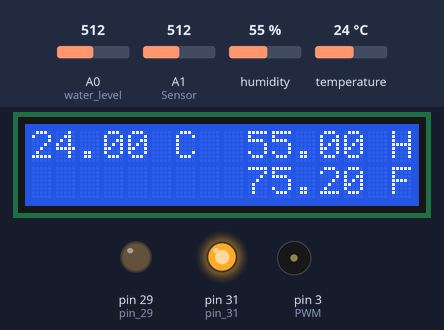
Recording of a sketch running on a simulated Arduino Mega 2560, built with avr-gcc and run on an emulated ATmega2560. Shown: 16×2 character LCD, output pins drawn as LEDs (lit = HIGH), buzzer (waves = sounding). Dashed ring = blinking. The test bench sets the inputs (shaded band); at power-on: A1 (Sensor) = 512, A0 (water_level) = 512, humidity 55 %, temperature 24 °C. What the sketch prints to the serial monitor is not drawn.

Above: at 1.2 s.
1.3 s: A1 (Sensor) set to 585
At 15.0 s:
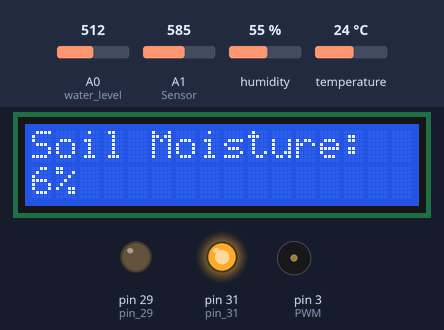
15.3 s: A1 (Sensor) set to 613
At 19.2 s:
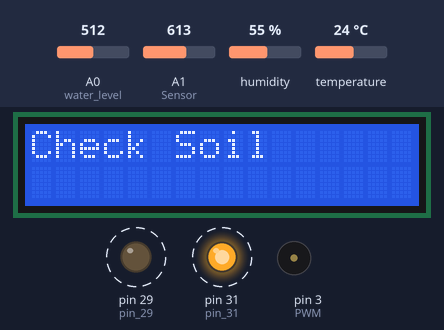
23.6 s: A0 (water_level) set to 187
At 25.4 s:
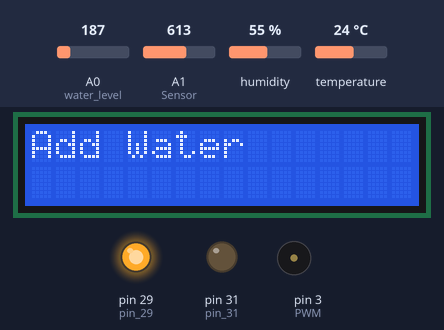
31.9 s: humidity set to 22 %
At 32.96 s:
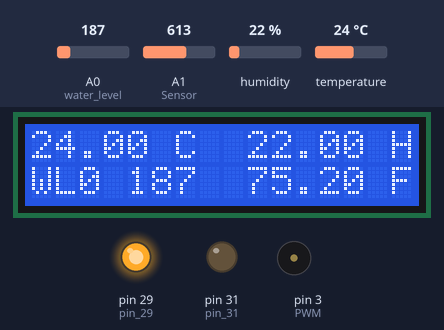
40.2 s: temperature set to 12 °C
At 40.9 s:
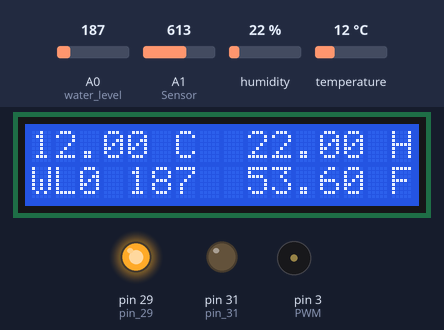
48.5 s: A0 (water_level) set to 206
At 50.62 s:
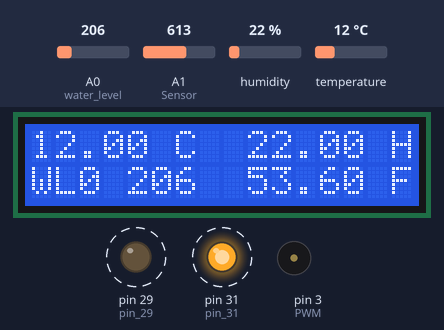
Timing chart, 0 to 57.8 s (numbered marks = the images above; inputs shaded):
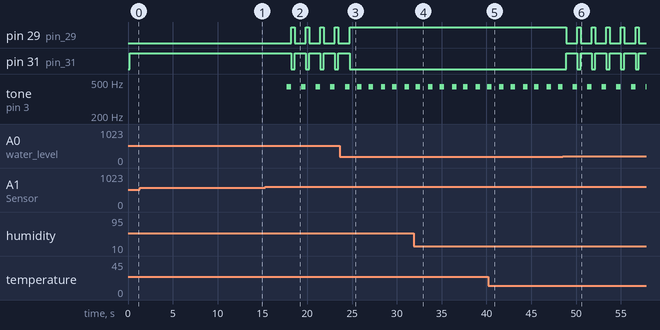

The sketch:

aquaponic_project.ino
```cpp
//soil sensor code from https://how2electronics.com/interface-capacitive-soil-moisture-sensor-arduino/ by ALEX NEWTON

const int AirValue = 600;   //you need to replace this value with Value_1
const int WaterValue = 350;  //you need to replace this value with Value_2
int soilMoistureValue = 0;
int soilmoisturepercent = 0;

//buzzer
const int PWM = 3 ; //set the button pin to 3 also contains the pulse width modulation for this type of button

//water sensor
int water_level /*adc_id*/ = 0; //the level first starts at 0 water sensor goes to analog pin 0
int HistoryValue = 0;
char printBuffer[128];

//temperature sensor libraries
#include "SimpleDHT.h"
#include "DHT.h"
#include "DHT_U.h"

//this is from the lcd lesson contained on arduino practice examples
/*
  The circuit:
   LCD RS pin to digital pin 7
   LCD Enable pin to digital pin 8
   LCD D4 pin to digital pin 9
   LCD D5 pin to digital pin 10
   LCD D6 pin to digital pin 11
   LCD D7 pin to digital pin 12
   LCD R/W pin to ground
   LCD VSS pin to ground
   LCD VCC pin to 5V
   10K resistor:
   ends to +5V and ground

  Library originally added 18 Apr 2008
  by David A. Mellis
  library modified 5 Jul 2009
  by Limor Fried (http://www.ladyada.net)
  example added 9 Jul 2009
  by Tom Igoe
  modified 22 Nov 2010
  by Tom Igoe
  modified 7 Nov 2016
  by Arturo Guadalupi
  http://www.arduino.cc/en/Tutorial/LiquidCrystalHelloWorld

*/

// include the library code:
#include <LiquidCrystal.h>

// initialize the library by associating any needed LCD interface pin
// with the arduino pin number it is connected to
const int rs = 7, en = 8, d4 = 9, d5 = 10, d6 = 11, d7 = 12; //these are the different pins used on the board that match with lcd screen ports
LiquidCrystal lcd(rs, en, d4, d5, d6, d7); //calling the pins
#define DHTTYPE DHT11   // DHT 11
DHT dht(2, DHTTYPE); //put the pin number that senssor is connected to

//make sure RW is connected to ground
void setup() {
  Serial.begin(9600); //for water sensor

  //Green LED
  pinMode(31, OUTPUT); //pin 31
  //red LED
  pinMode(29, OUTPUT); //pin 29

  // set up the LCD's number of columns and rows:
  lcd.begin(16, 2);
  // Print a message to the LCD.
  lcd.print("");
  dht.begin(); //this makes sure the senor begins the measurments

}

void loop() {
  lcd.clear();
  // set the cursor to column 0, line 1
  // (note: line 1 is the second row, since counting begins with 0):
  float h = dht.readHumidity();  //this displays the humidity on LCD towards middle

  // Read temperature as Celsius (the default)
  lcd.setCursor (9, 0),
                lcd.print(h);
  lcd.setCursor (15, 0),
                lcd.print("H");
  lcd.setCursor(9, 0 ); //(column then number)
  //Serial.print(h); //prints humidity in serial monitor
  float t = dht.readTemperature(); // this displays the temperature in celcius
  lcd.setCursor (0, 0),
                lcd.print(t);
  lcd.setCursor (6, 0),
                lcd.print("C");
  lcd.setCursor(0, 1);
  //Serial.print(t); //prints celcius in serial monitor
  float f = dht.readTemperature(true); //this displays the temperature in fahrenheit
  lcd.setCursor (9, 1),
                lcd.print(f);
  lcd.setCursor (15, 1),
                lcd.print("F");
  lcd.setCursor(0, 1);
  //Serial.print(f); //prints fahrenheit in serial monitor

  //displays TEMPDIS
  lcd.setCursor(0, 1);
  lcd.print(printBuffer);

  //water sensor
  int value = analogRead(water_level); // get water_level value

  if (((HistoryValue >= value) && ((HistoryValue - value) > 10)) || ((HistoryValue < value) && ((value - HistoryValue) > 10)))
  {
    sprintf(printBuffer, "WL%d %d", water_level, value); //prints the value of the water level. /n creates the new line(for serial monitor)
    Serial.print(printBuffer); //prints the message above
    HistoryValue = value;
  }

  delay(100); // Check for new value every 1 sec
  //green LED
  if (value > 197) {
    digitalWrite(31, HIGH); //digital port 31 Green
    digitalWrite(29, LOW); //digital port 31
  }

  //buzzer goes off if system is stable or not also the lcd prints to add water.
  if (value < 196) {
    lcd.clear();
    lcd.print("Add Water");
    //lcd.clear();
    delay(500);
    tone (PWM, 440, 500);
    delay(500);
    digitalWrite(29, HIGH); //digital port 29 turns on red for unstable
    digitalWrite(31, LOW); //digital port 31 shuts off green
    lcd.clear();
  }//buzz
  delay(250);

  if (value > 196) { //if the water level sensor is greater than 196 then all is green

    //soil sensor print in serial
    soilMoistureValue = analogRead(A1);  //put Sensor insert into soil
    Serial.println(soilMoistureValue); //prints the value of the soilmosture level on serial line
    soilmoisturepercent = map(soilMoistureValue, AirValue, WaterValue, 0, 100); //map changes values and makes it into ranges either positive or negative
    if (soilmoisturepercent >= 100)
    {
      Serial.println("100 %"); //if the level is more than 100 then the level printed is 100
      delay(5000);
      lcd.clear();
      lcd.setCursor(0, 1);
      lcd.print(soilmoisturepercent);
      lcd.print("%");
    }
    else if (soilmoisturepercent <= 0)//if there is no moisture in soil then there is an error
    {
    lcd.clear();
    lcd.print("Check Soil");
    //lcd.clear();
    delay(500);
    tone (PWM, 440, 500);
    delay(500);
    digitalWrite(29, HIGH); //digital port 29 turns on red for unstable
    digitalWrite(31, LOW); //digital port 31 shuts off green
    lcd.clear();
    delay(250);

    Serial.println("0 %"); //if the level is less than 100 then the level printed is 0
//    delay(5000);
//    lcd.clear();
//    lcd.setCursor(0, 1);
//    lcd.print(soilmoisturepercent);
//    lcd.print("%");
    }
    else if (soilmoisturepercent > 0 && soilmoisturepercent < 100)
    {
      Serial.print(soilmoisturepercent); //prints the value of the soil from the sensor
      Serial.println("%");
      delay(5000);
      lcd.clear();
      lcd.setCursor(0, 0);
      lcd.print("Soil Moisture:");
      lcd.setCursor(0, 1);
      lcd.print(soilmoisturepercent);
      lcd.print("%");
      delay(3000);

    }
  }
if (value < 196 && soilmoisturepercent <= 100){
  lcd.clear();
    lcd.print("Check Water and");
    lcd.setCursor(0,1);
    lcd.print("Soil");
    //lcd.clear();
    delay(500);
    tone (PWM, 440, 500);
    delay(500);
    digitalWrite(29, HIGH); //digital port 29 turns on red for unstable
    digitalWrite(31, LOW); //digital port 31 shuts off green
    lcd.clear();
    delay(250);
}
}//loop
```

Measured:
- the behaviour switches between 597 and 598 on A1 (Sensor) (found by bisection; images 1 and 2)
- after the input at 15.3 s, pin 29 (pin_29): alternates HIGH for 0.37 s and LOW for 1.3 s, starting after 2.9 s; pin 31 (pin_31): alternates HIGH for 1.3 s and LOW for 0.37 s, starting after 2.9 s
- after the input at 23.6 s, pin 29 (pin_29): goes on until 24.7 s, then stays HIGH; pin 31 (pin_31): goes on until 24.7 s, then stays LOW; the display: first differs from a run without the input after 1.5 s (image 3)
- after the input at 48.5 s, pin 29 (pin_29): alternates HIGH for 0.36 s and LOW for 1.3 s, starting after 0.38 s; pin 31 (pin_31): alternates HIGH for 1.3 s and LOW for 0.36 s, starting after 0.38 s
- what the display in image 2 shows lasts 1.0 s, from 18.8 s to 19.8 s
